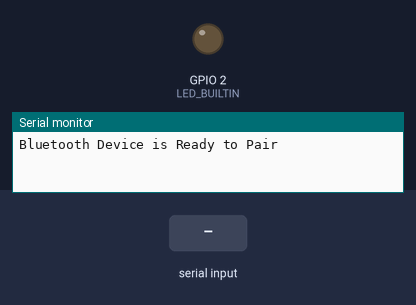
Simulated run of this sketch. Board: ESP32. Parts: output pins drawn as LEDs (lit = HIGH), the last lines printed to the serial monitor. The test bench sets the inputs (shaded band). Nothing arrives over Bluetooth unless stated.

Above: at 1.2 s.
1.3 s: "1" received over the second serial link
At 2.0 s:
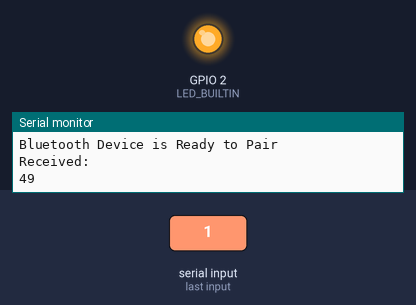
2.8 s: "0" received over the second serial link
At 3.5 s:
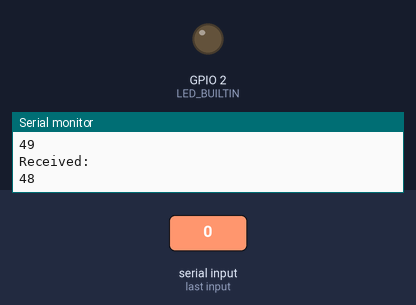
Timing chart, 0 to 5.8 s (numbered marks = the images above; inputs shaded):
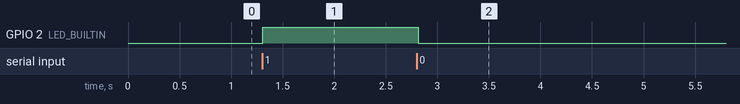

The sketch:

sketch_mar25a-BT.ino
```cpp
/*Program to control LED (ON/OFF) from ESP32 using Serial Bluetooth
 * Thanks to Neil Kolbans for his efoorts in adding the support to Arduino IDE
 * Turotial on: www.circuitdigest.com
 */

#include "soc/soc.h"
#include "soc/rtc_cntl_reg.h"

#include "BluetoothSerial.h" //Header File for Serial Bluetooth, will be added by default into Arduino

BluetoothSerial ESP_BT; //Object for Bluetooth

int incoming;
int LED_BUILTIN = 2;

void setup() {
    WRITE_PERI_REG(RTC_CNTL_BROWN_OUT_REG, 0); //disable brownout detector

  Serial.begin(115200); //Start Serial monitor in 9600
  ESP_BT.begin("ESP32_LED_Control"); //Name of your Bluetooth Signal
  Serial.println("Bluetooth Device is Ready to Pair");

  pinMode (LED_BUILTIN, OUTPUT);//Specify that LED pin is output
}

void loop() {
  //Serial.println("A\n");
  if (ESP_BT.available()) //Check if we receive anything from Bluetooth
  {
    incoming = ESP_BT.read(); //Read what we recevive
    Serial.println("Received:"); Serial.println(incoming);

    if (incoming == 49)
        {
        digitalWrite(LED_BUILTIN, HIGH);
        ESP_BT.println("LED turned ON");
        }

    if (incoming == 48)
        {
        digitalWrite(LED_BUILTIN, LOW);
        ESP_BT.println("LED turned OFF");
        }
  }
  delay(20);
}
```

Measured:
- after the input at 1.3 s, GPIO 2 (LED_BUILTIN): LOW → HIGH at once
- after the input at 2.8 s, GPIO 2 (LED_BUILTIN): HIGH → LOW at once
